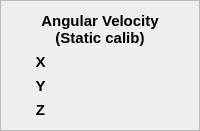
             <widget class="QFrame" name="gyro_static_calib_frame">
              <property name="sizePolicy">
               <sizepolicy hsizetype="Preferred" vsizetype="Expanding">
                <horstretch>0</horstretch>
                <verstretch>0</verstretch>
               </sizepolicy>
              </property>
              <property name="minimumSize">
               <size>
                <width>160</width>
                <height>0</height>
               </size>
              </property>
              <property name="frameShape">
               <enum>QFrame::StyledPanel</enum>
              </property>
              <property name="frameShadow">
               <enum>QFrame::Raised</enum>
              </property>
              <layout class="QGridLayout" name="gridLayout_9">
               <item row="1" column="1" colspan="2">
                <widget class="QLabel" name="gyro_static_calib_x_value">
                 <property name="font">
                  <font>
                   <pointsize>12</pointsize>
                  </font>
                 </property>
                 <property name="text">
                  <string>&lt;value&gt;</string>
                 </property>
                 <property name="alignment">
                  <set>Qt::AlignCenter</set>
                 </property>
                </widget>
               </item>
               <item row="2" column="0">
                <widget class="QLabel" name="gyro_static_calib_y_text">
                 <property name="font">
                  <font>
                   <pointsize>11</pointsize>
                   <weight>75</weight>
                   <bold>true</bold>
                  </font>
                 </property>
                 <property name="text">
                  <string>Y</string>
                 </property>
                 <property name="alignment">
                  <set>Qt::AlignCenter</set>
                 </property>
                </widget>
               </item>
               <item row="3" column="0">
                <widget class="QLabel" name="gyro_static_calib_z_text">
                 <property name="font">
                  <font>
                   <pointsize>11</pointsize>
                   <weight>75</weight>
                   <bold>true</bold>
                  </font>
                 </property>
                 <property name="text">
                  <string>Z</string>
                 </property>
                 <property name="alignment">
                  <set>Qt::AlignCenter</set>
                 </property>
                </widget>
               </item>
               <item row="3" column="1" colspan="2">
                <widget class="QLabel" name="gyro_static_calib_z_value">
                 <property name="font">
                  <font>
                   <pointsize>12</pointsize>
                  </font>
                 </property>
                 <property name="text">
                  <string>&lt;value&gt;</string>
                 </property>
                 <property name="alignment">
                  <set>Qt::AlignCenter</set>
                 </property>
                </widget>
               </item>
               <item row="0" column="0" colspan="3">
                <widget class="QLabel" name="gyro_static_calib_frame_title">
                 <property name="font">
                  <font>
                   <pointsize>11</pointsize>
                   <weight>75</weight>
                   <bold>true</bold>
                  </font>
                 </property>
                 <property name="text">
                  <string>Angular Velocity
(Static calib)</string>
                 </property>
                 <property name="alignment">
                  <set>Qt::AlignCenter</set>
                 </property>
                </widget>
               </item>
               <item row="2" column="1" colspan="2">
                <widget class="QLabel" name="gyro_static_calib_y_value">
                 <property name="font">
                  <font>
                   <pointsize>12</pointsize>
                  </font>
                 </property>
                 <property name="text">
                  <string>&lt;value&gt;</string>
                 </property>
                 <property name="alignment">
                  <set>Qt::AlignCenter</set>
                 </property>
                </widget>
               </item>
               <item row="1" column="0">
                <widget class="QLabel" name="gyro_static_calib_x_text">
                 <property name="font">
                  <font>
                   <pointsize>11</pointsize>
                   <weight>75</weight>
                   <bold>true</bold>
                  </font>
                 </property>
                 <property name="text">
                  <string>X</string>
                 </property>
                 <property name="alignment">
                  <set>Qt::AlignCenter</set>
                 </property>
                </widget>
               </item>
              </layout>
             </widget>
